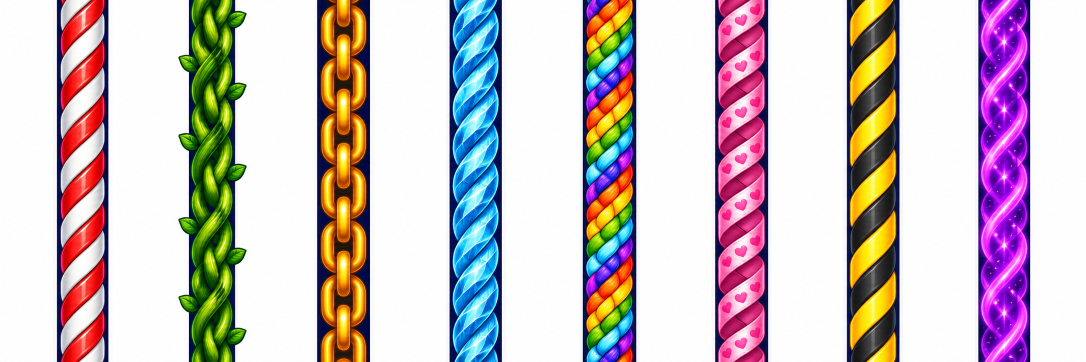
#> input picture Assets/Art/Reference/rope_skins.png, 2172 x 724 px (shown at 1/2 size)
$ python cut_ropes.py
#> lines starting #> are read from the running program, lines starting #| are printed output that depends on the picture; after the words box and inside, x2 and y2 are one past the last pixel; in counts of white or black regions, pixels touching at a corner belong together
#> in main, rgb is the input picture: shape (724, 2172, 3); mean R, G, B 206.2, 193.9, 196.4
### Tools/slice_sheets.py
#!/usr/bin/env python3
"""Cut the hero sprite sheets (Assets/Art/Reference/*.png, made in ChatGPT) into game frames.

Each sheet is an even grid on a white background. Per frame: the white that touches the image border
becomes transparent (white fur inside the navy outline stays), the frame is cropped, scaled so every
sheet draws the pup at the same size (the red beanie measured on a standing row, BEANIE_PX across;
the standing pup is then about 300 px tall), and placed on a per-animation canvas around a fixed
anchor so frames never jump. Rows with the same name join into one animation.
  bottom - feet on the canvas bottom, body centroid at the canvas x centre (standing poses)
  center - body centroid at the canvas centre (in the air)
  rope   - top of the drawn rope at the canvas top centre (hang; the game's rope continues it)
  cell   - every frame keeps its place in the grid cell (lever: the lever base must not move)
PupRig reads the anchor per pose; keep ANCHOR in sync with PupRig.cs.

Usage: python3 -I Tools/slice_sheets.py   (then run ProjectBuilder.BuildAll to reimport)

Outfit skins (23/11): python3 -I Tools/slice_sheets.py --outfit pirate
cuts Assets/Art/Reference/outfit_pirate/<same sheet names> (ChatGPT redraws of the pup sheets in other clothes, same
grid and poses) into pirate_pup_<anim>_<i>.png. An outfit has no red beanie to measure, so each sheet takes the scale
measured on its ORIGINAL sheet (times the width ratio, should the redraw come back at another resolution).
"""
from __future__ import annotations

import re
import sys
from pathlib import Path

import numpy as np
from PIL import Image, ImageFilter

ROOT = Path(__file__).resolve().parent.parent
REF = ROOT / "Assets/Art/Reference"
OUT = ROOT / "Assets/Resources/Art"

OUTFIT: str | None = None   # set by --outfit: the outfit being cut (see the module docstring)

BEANIE_PX = 50.0        # sqrt of the red beanie area on a standing pup, output pixels (idle measured 50)
WHITE = 232             # all channels above this count as background when connected to the border
# Sheets whose outline has gaps (sheet S: the tumbling head's top line is missing, so 232 leaked into the fur):
# only near-pure white counts as background there. Costs a thin light fringe.
WHITE_FOR = {"pup_sheet_t4.png": 248, "pup_sheet_f2.png": 248, "pup_sheet_r2.png": 248, "pup_sheet_f3.png": 248, **{f"pup_sheet_16_{a}.png": 248 for a in ("fling_cartwheel", "fling_backflip", "fling_corkscrew", "tumble", "slide", "flat", "stuck_wall", "stuck_buried", "stuck_splat")}, "pup_sheet_x.png": 248}
PAD = 4

# Front-view sheets H, I, J, K (ChatGPT, 16/11) share one scale, so frames never jump in size between poses. 1.0 makes the
# standing front pup about 270 px tall, the size of the side-view cheer/lever frames and the hanging pup (user 16/11: the
# queue at 1.226 looked bigger than the pup on the rope).
FRONT_SCALE = 1.0
# ChatGPT draws the pup a little bigger or smaller on each new sheet, so the front sheets are sized by their helmet instead:
# 40.8 px is the helmet of sheet H at FRONT_SCALE (50 px at its measured 1.226), the size the user approved.
FRONT_BEANIE = 40.8

# sheet file, output prefix, columns, rows, row names, scale rule: a row name (its red beanie must measure BEANIE_PX)
# or ("height", row name, px) (that row's frames are scaled to this height). A missing sheet is skipped with a note.
SHEETS = [
    # idle and walk now come from sheet I (front view, user 16/11); sheet A keeps its other rows at its measured scale
    ("pup_sheet_a.png", "pup", 4, 4, [None, None, "flail", "cheer"], ("scale", 1.069)),   # hang: sheet K
    ("pup_sheet_c.png", "pup", 4, 4, ["leap", "glide", "dizzy", "ball"], "dizzy"),
    ("pup_sheet_d.png", "pup", 4, 4, ["lever", "lever", "launch", "fall"], "lever"),
    # hero sheet E (docs/pup-art-brief-2.md): level flight (2 rows = 8 frames), nose-down turn + ninja hang, getting up
    ("pup_sheet_e.png", "pup", 4, 4, ["fly", "fly", "divening", "getup"], "getup"),
    # hero sheet F (v10 redesign, ChatGPT edit of sheet A): grab the rope, stuck upside down, flinch, spin ball
    ("pup_sheet_f.png", "pup", 4, 4, ["grab", "stuck", "flinch", "spin"], "flinch"),
    # hero sheet G (report §11): saluting on the mission card; four near-identical rows, the first one is the loop
    ("pup_sheet_g.png", "pup", 4, 4, ["salute"] * 4, "salute"),
    # hero sheet H (CPC live study 16/11, ChatGPT edit of sheet F): queue fidgets and the helmetless stuck pup
    ("pup_sheet_h.png", "pup", 4, 4, [None, None, None, "stuck_bare"], ("scale", FRONT_SCALE)),   # wave/hattip/look: sheets L, M
    # sheet T (user 17/11: "hải cẩu dính tường chưa đẹp và hợp lí"): splatted flat on its back, limbs kicking, no hat;
    # rows 3-4 repeat rows 1-2. Cut back-down so the frame's bottom line is the rock surface.
    # hero sheet I (front view, user 16/11: "vẽ lại cả khung đứng chờ và đi bộ nhìn thẳng"): idle, waddle, bare idle, and
    # the mission card's pick-up-the-helmet loop
    ("pup_sheet_i.png", "pup", 4, 4, ["idle", None, "idle_bare", "pickhat"], ("beanie", "idle", FRONT_BEANIE)),   # walk: sheet O
    # hero sheet J (user 16/11: more funny queue fidgets): hop for joy, dance, yawn, sneeze; front view, sheet H's scale
    # sheet J (4-frame hop, dance, yawn, sneeze) is replaced by the 8-frame sheets M, N, O and no longer cut.
    # 8-frame front-view fidgets (user 16/11: "chưa đủ khung hình"): each action spans two rows, read left to right
    ("pup_sheet_l.png", "pup", 4, 4, ["wave", "wave", "hattip", "hattip"], ("beanie", "wave", FRONT_BEANIE)),
    ("pup_sheet_m.png", "pup", 4, 4, ["look", "look", "hop", "hop"], ("beanie", "look", FRONT_BEANIE)),
    # captive's cry for help on the map (user 18/11: "chưa có hoạt ảnh help cho hải cẩu ở trong lồng"): flippers up and
    # waving, mouth open, a little hop; 8 frames in rows 1-2 (rows 3-4 repeat them)
    # pup_sheet_help.png is kept only as the style base for new front-view pup sheets: its "help" frames were replaced
    # by the cage's pup_captive (19/11).
    # 18/11: the home screen's snowball fight, drawn for it: throw a snowball, then hit by one (8 frames each).
    ("pup_sheet_throw.png", "pup", 4, 4, ["throw", "throw", "hit", "hit"], ("beanie", "throw", FRONT_BEANIE)),
    # 18/11: the modal cast's pups are 16-frame sheets only (pup_sheet_16_modal_*.png, SMOOTH_SIZE); a first cute
    # 8-frame set (waving, crying) was dropped: "đừng trẻ con quá".
    ("pup_sheet_n.png", "pup", 4, 4, ["dance", "dance", "yawn", "yawn"], ("beanie", "dance", FRONT_BEANIE)),
    ("pup_sheet_o.png", "pup", 4, 4, ["sneeze", "sneeze", "walk", "walk"], ("beanie", "walk", FRONT_BEANIE)),
    # hero sheet K (user 16/11: "thêm hoạt ảnh đu nữa"): front-view hang (flipper tips = the rope point), a fast excited
    # hang, reaching up for the rope, crouching ready at the bridge edge
    ("pup_sheet_k.png", "pup", 4, 4, ["hang", "hang_fast", "reach", "ready"], ("beanie", "reach", FRONT_BEANIE)),
    # 16/11: the operator at its own lever on the cart's deck (wait, pull), and the no-rope launch (jump off, fall)
    # 16/11 (user: "hải cẩu điều khiển máy đứng ngang"): the operator side-on, facing left toward the pit; sheet P (front
    # view) is kept in Reference but no longer cut
    ("pup_sheet_r.png", "pup", 4, 4, ["op_wait", "op_wait", "op_pull", "op_pull"], ("height", "op_wait", 262)),   # side view: the helmet shows more red, so sized by height like the front idle
    ("pup_sheet_q.png", "pup", 4, 4, ["drop_jump", "drop_jump", "drop_fall", "drop_fall"], ("beanie", "drop_jump", FRONT_BEANIE)),
    # bare-headed pup (hat knocked off in the arena): ChatGPT edits of sheets E, walk, C and A with the hat removed; only
    # the rows used after the hat is gone are cut. No beanie to measure: each uses ("scale", s), the scale this script
    # prints for its hatted sheet (the edits keep the same canvas and cell layout), so both sets are the same size.
    ("pup_sheet_e_bare.png", "pup", 4, 4, [None, None, None, "getup_bare"], ("scale", 1.231)),
    # sheet S (CPC video 17/11, ChatGPT edit of sheet E bare): belly slide and rag-doll somersault after the bounces
    # sheets U-X (user 17/11: no curled ball when flung, "nhiều kiểu" for every action): rag-doll fling styles and a
    # knocked-flat rest (edits of S), two more launch flights (edit of D, same 35° flight), two more stuck styles (edit of T)
    # sheet T4 (user 17/11: "kiểu nằm dính hình như bị sai, vẽ lại"; CPC: flat as a pancake against the rock): one
    # 16-frame splat for every rock face, the pup's back on the frame's top line
    ("pup_sheet_t4.png", "pup", 4, 4, ["stuck_splat"] * 4, ("scale", FRONT_SCALE)),
    # sheet F2 (user 17/11: "phải vẽ lại văng … xem kĩ lại cpc"; CPC at 60 fps: a flung penguin is a stiff arched body,
    # flippers pressed back, feet trailing, and the whole sprite spins): one held pose with a small shiver, 16 frames
    ("pup_sheet_f2.png", "pup", 4, 4, ["flung"] * 4, ("scale", 1.231)),
    # sheet R2: CPC's ground roll, curled round seen from the side (the code rolls it like a wheel)
    ("pup_sheet_r2.png", "pup", 4, 4, ["roll"] * 4, ("fur", "roll", 138)),
    # sheets Y, Z, Q2 (user 17/11: swing, bungee and no-rope drop each their own ride, gently funny, "đừng lố quá"):
    # edits of K (swing, bungee: rope point at the top centre) and Q (jump off, fall); a Q2 replaces Q's rows
    ("pup_sheet_y.png", "pup", 4, 4, ["swing"] * 4, ("scale", 1.076)),
    ("pup_sheet_z.png", "pup", 4, 4, ["bungee"] * 4, ("scale", 1.076)),
    ("pup_sheet_q2.png", "pup", 4, 4, ["drop_jump", "drop_jump", "drop_fall", "drop_fall"], ("scale", 0.942)),
    ("pup_walk_bare.png", "pup", 6, 1, ["walk_bare"], ("scale", 0.592)),
    ("pup_sheet_c_bare.png", "pup", 4, 4, [None, None, "dizzy_bare", "ball_bare"], ("scale", 1.058)),
    ("pup_sheet_a_bare.png", "pup", 4, 4, [None, None, "flail_bare", "cheer_bare"], ("scale", 1.069)),
    # polar bear guard (docs/bear-art-brief.md): standing bear 260 px tall, feet on the canvas bottom
    ("bear_sheet.png", "bear", 4, 4, ["idle", "taunt", "dizzy", "ko"], ("height", "idle", 260)),
    ("bear_sheet_b.png", "bear", 4, 2, ["eat", "sleep"], ("height", "eat", 260)),
    ("bear_sheet_c.png", "bear", 4, 4, ["flex", "laugh", "scratch", "juggle"], ("height", "flex", 260)),
    # v10: more stand-in-place antics (GDD §R4): shadow-boxing, sitting hugging knees, smug nod, eating from a bowl
    ("bear_sheet_d.png", "bear", 4, 4, ["punch", "sit", "smug", "bowl"], ("height", "punch", 260)),
    # report §11: sitting on a ledge with legs dangling. ChatGPT drew four different sitting angles per row; only the
    # third column (legs hanging straight down) is the dangle, so that column read top to bottom is the loop.
    ("bear_sheet_e.png", "bear", 4, 4, ["dangle"] * 4, ("height", "dangle", 230), 2),
    # Sheet F (18/11): the home screen's snowball fight, drawn for it (throw, then hit by a snowball), 8 frames each.
    ("bear_sheet_f.png", "bear", 4, 4, ["throw", "throw", "hit", "hit"], ("height", "hit", 260)),   # sized by the upright hit row (the throw row crouches),
]
ANCHOR = {"roll": "center", "flung": "center", "stuck_splat": "rope", "swing": "rope", "bungee": "rope", "fling_cartwheel": "center", "fling_backflip": "center", "fling_corkscrew": "center", "flat": "bottom", "launch_panic": "center", "launch_hero": "center", "stuck_buried": "bottom", "stuck_wall": "bottom", "slide": "center", "tumble": "center", "op_wait": "bottom", "op_pull": "bottom", "drop_jump": "center", "drop_fall": "center", "hang_fast": "rope", "reach": "bottom", "ready": "bottom", "hop": "bottom", "dance": "bottom", "yawn": "bottom", "sneeze": "bottom", "pickhat": "bottom", "wave": "bottom", "hattip": "bottom", "look": "bottom", "stuck_bare": "center", "getup_bare": "bottom", "walk_bare": "bottom", "dizzy_bare": "bottom", "cheer_bare": "bottom", "idle_bare": "bottom", "flail_bare": "center", "ball_bare": "center", "salute": "bottom", "dangle": "bottom", "punch": "bottom", "exit": "center", "captive": "bottom", "flexfail": "bottom", "doze": "bottom", "backfire": "bottom", "loader": "bottom", "modal_wait": "bottom", "modal_win": "bottom", "modal_lose": "bottom", "modal_music": "bottom", "modal_trophy": "bottom", "modal_read": "bottom", "modal_mock": "bottom", "modal_ko": "bottom", "throw": "bottom", "hit": "bottom", "sit": "bottom", "smug": "bottom", "bowl": "bottom", "grab": "bottom", "stuck": "center", "flinch": "bottom", "spin": "center", "fly": "center", "divening": "center", "dive": "center", "fling_spin": "center", "fling_star": "center", "fling_top": "center", "fling_paddle": "center", "fling_drill": "center", "ninja": "center", "getup": "bottom", "eat": "bottom", "sleep": "bottom",
          "laugh": "bottom", "scratch": "bottom", "juggle": "bottom", "flex": "bottom",
          "leap": "bottom", "walk": "bottom", "idle": "bottom", "cheer": "bottom", "dizzy": "bottom", "taunt": "bottom", "ko": "bottom",
          "hang": "rope", "flail": "center", "glide": "center", "ball": "center",
          "lever": "cell", "launch": "center", "fall": "center"}
# Cell order per (sheet, row) where the drawing's order differs from what PupRig plays: idle wants 0-1-2 breathing and the
# blink last (frame 3); sheet I drew the blink third.
REORDER = {("pup_sheet_i.png", "idle"): [0, 1, 3, 2], ("pup_sheet_i.png", "idle_bare"): [0, 1, 3, 2],
           # sheet O's two ACHOO cells: the lifted helmet opens the white face to the white background, so the background
           # cut eats it; the neighbouring cells stand in (keys are per row: sneeze row 1, then row 2)
           ("pup_sheet_o.png", "sneeze"): [0, 1, 2, 2]}
REORDER_ROW2 = {("pup_sheet_o.png", "sneeze"): [1, 1, 2, 3]}

# single sprites used by menus and the dive (ball spins in code, so one ball frame is enough)
ALIASES = {"pup": "pup_idle_0", "pup_ball": "pup_ball_0", "pup_ball_bare": "pup_ball_bare_0", "pup_dizzy": "pup_dizzy_2", "bear": "bear_idle_0", "bear_helmet": "bear_idle_0"}


# Sheets where white fur meets the white background through a small gap in the outline (19/11: the bare-headed pup's
# muzzle is open by the whiskers, and asking for a "closed outline" did not close it): the background may only pass
# through openings wider than 2 x this many px + 1, so the gap is sealed and the head stays.
SEAL_GAPS = {"pup_sheet_16_fling_drill.png": 6}


def remove_background(rgb: np.ndarray, white: int = WHITE, seal: int = 0) -> np.ndarray:
    """Alpha mask: 0 where near-white pixels connect to the border, else 255."""
#> called with white = 232, seal = 0
    light = (rgb > white).all(axis=2)
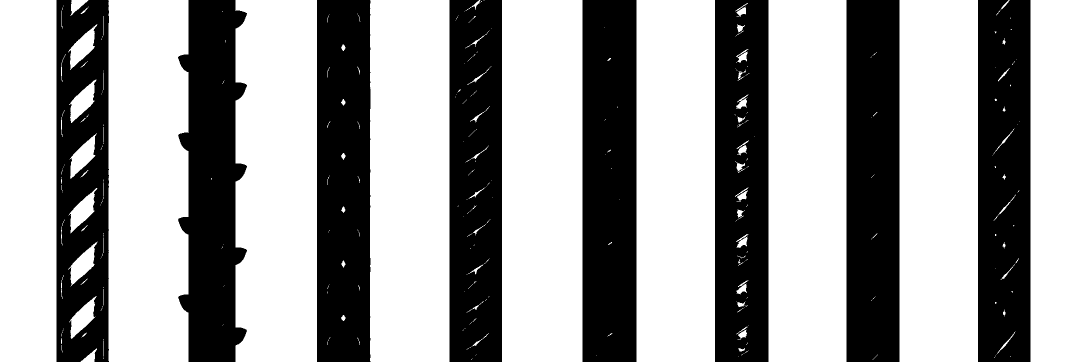
#> light: shape (724, 2172) bool (shown at 1/2 size); 62.6% white; 8 black regions, largest, box (x1, y1, x2, y2) and area: (1165, 0, 1273, 724) 78110, (1693, 0, 1799, 724) 76664, (634, 0, 741, 724) 76228
    if seal:
        size = 2 * seal + 1
        as_img = lambda m: Image.fromarray(m.astype(np.uint8) * 255)
        wide = np.asarray(as_img(light).filter(ImageFilter.MinFilter(size))) > 0   # light with room around it
        outside = remove_background(np.dstack([wide] * 3).astype(np.uint8) * 255, 128) == 0
        return np.where((np.asarray(as_img(outside).filter(ImageFilter.MaxFilter(size))) > 0) & light, 0, 255).astype(np.uint8)
    reach = np.zeros_like(light)
    reach[0, :], reach[-1, :], reach[:, 0], reach[:, -1] = light[0, :], light[-1, :], light[:, 0], light[:, -1]
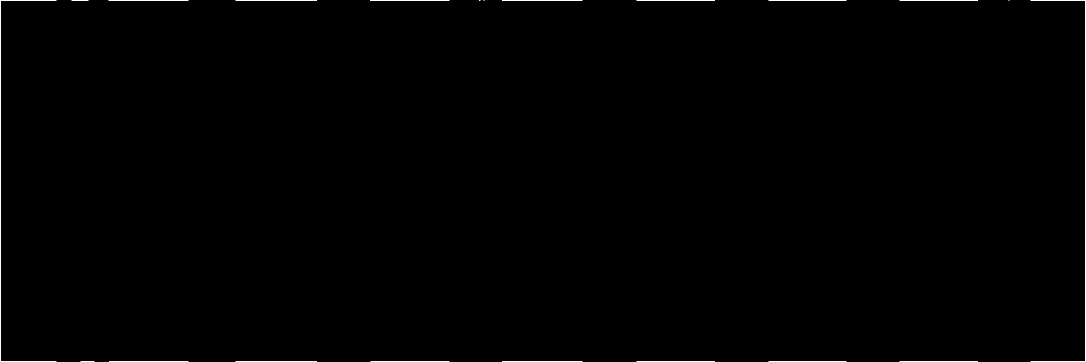
#> reach: shape (724, 2172) bool (shown at 1/2 size); 0.27% white in thin lines or dots
    while True:   # grow the border region through light pixels until it stops
        grown = reach.copy()
        grown[1:, :] |= reach[:-1, :]
        grown[:-1, :] |= reach[1:, :]
        grown[:, 1:] |= reach[:, :-1]
        grown[:, :-1] |= reach[:, 1:]
        grown &= light
        if (grown == reach).all():
            break
        reach = grown
#> this loop made 384 passes
#> pass 2, in remove_background, `grown &= light`:
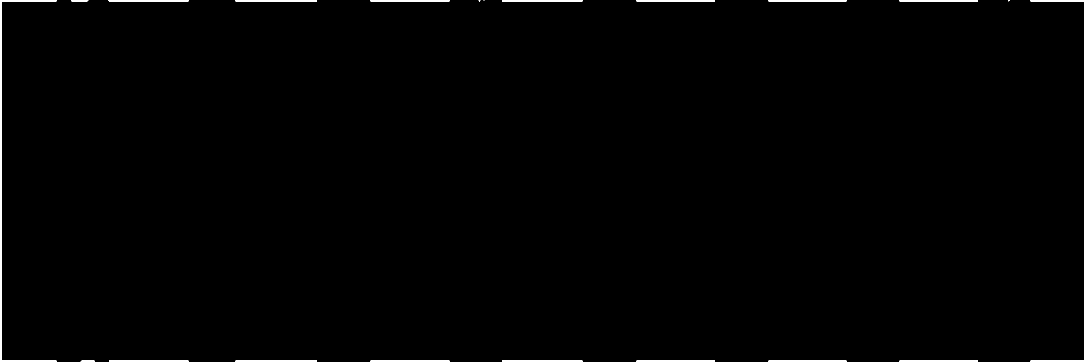
#> grown: shape (724, 2172) bool (shown at 1/2 size); 0.8% white; 21 white regions (3 under 20 px), largest, box (x1, y1, x2, y2) and area: (0, 0, 113, 724) 2832, (2061, 0, 2172, 724) 2820, (471, 0, 634, 3) 489
    return np.where(reach, 0, 255).astype(np.uint8)
#> returned value: shape (724, 2172); 38.7% white; 8 white regions, largest, box (x1, y1, x2, y2) and area: (1165, 0, 1273, 724) 78192, (1430, 0, 1537, 724) 77468, (634, 0, 741, 724) 76867
#> (the rest of the program and of its run is left out)
